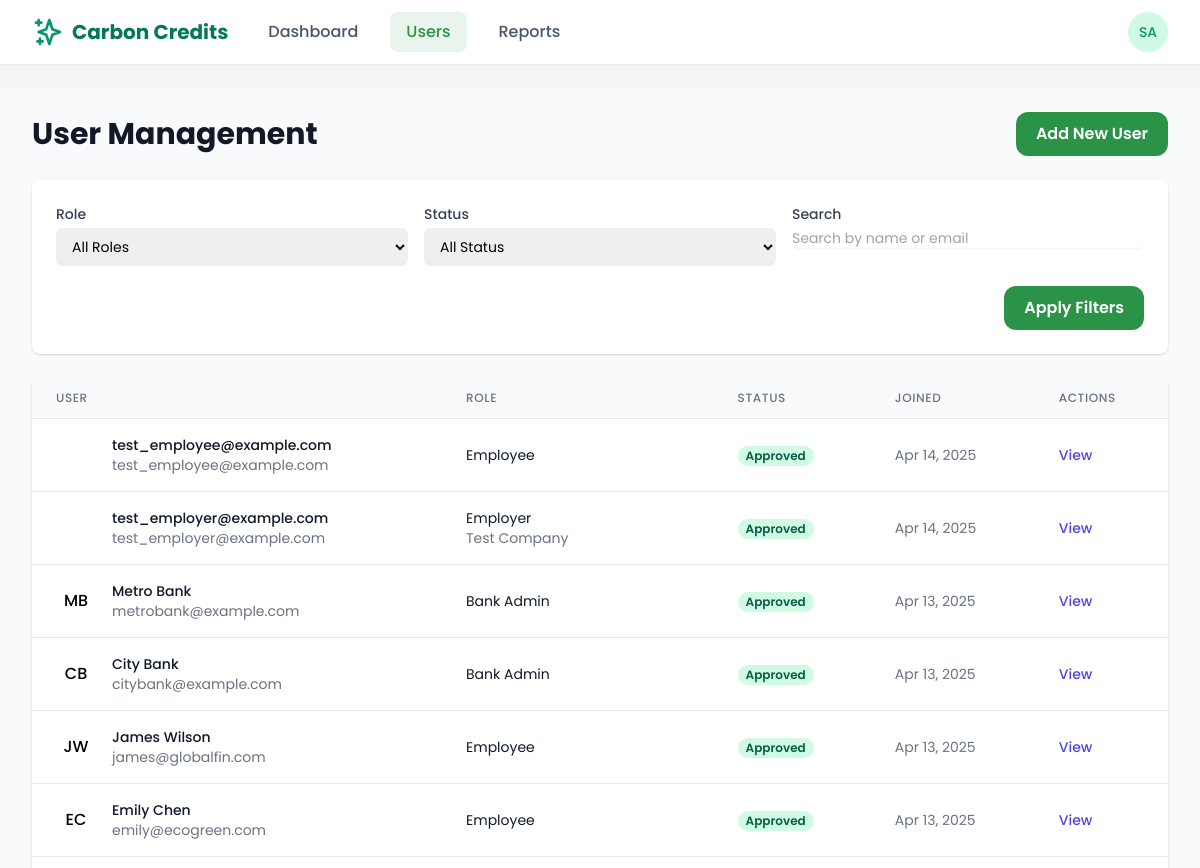
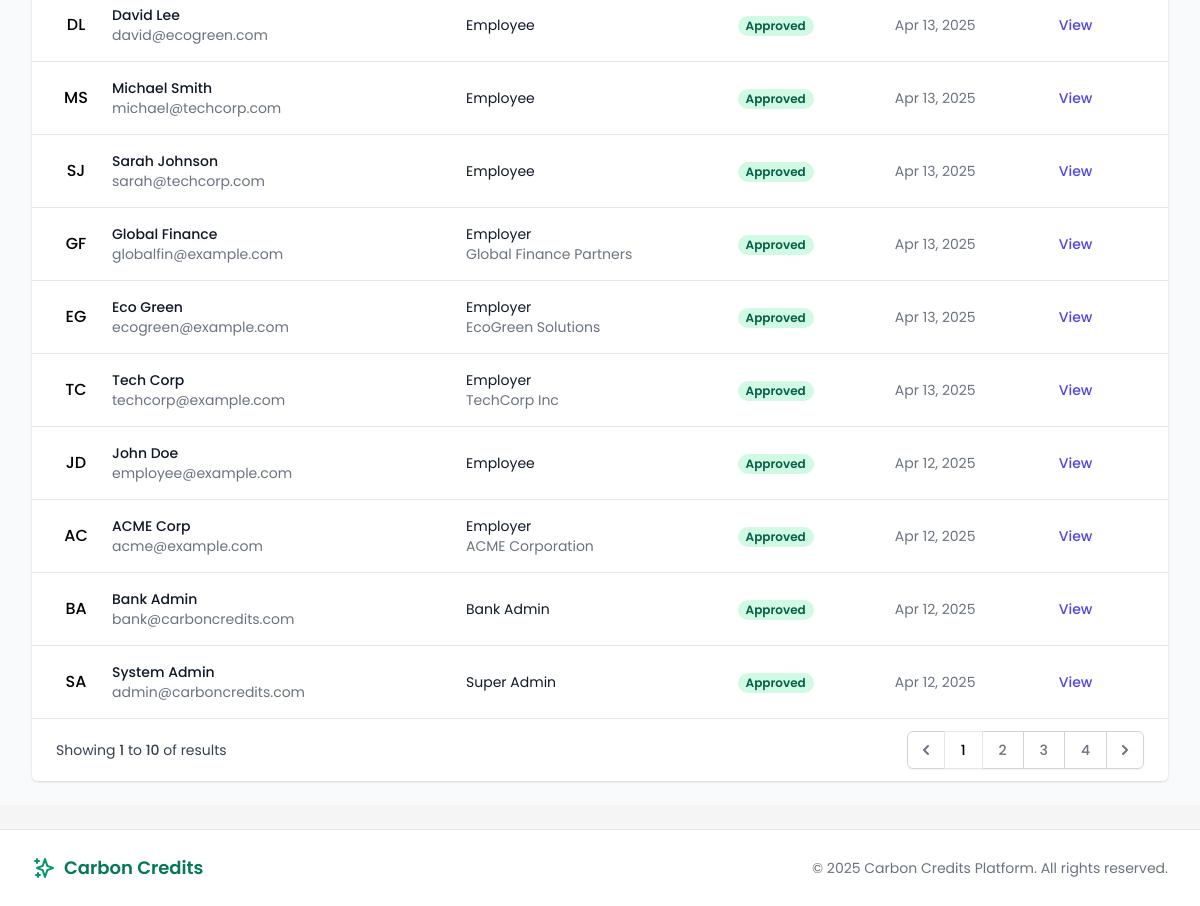
/systemadmin/users/ (signed in), run on the app's committed database (2 pictures, top to bottom).
### users/models.py (models this page shows, shortened)
class CustomUser(AbstractUser):
    is_employee = models.BooleanField(default=False)
    is_employer = models.BooleanField(default=False)
    is_bank_admin = models.BooleanField(default=False)
    is_super_admin = models.BooleanField(default=False)
    email = models.EmailField(_('email address'), unique=True)
    date_joined = models.DateTimeField(default=timezone.now)
    approved = models.BooleanField(default=False)
    USERNAME_FIELD = 'email'
    REQUIRED_FIELDS = ['username', 'first_name', 'last_name']
    class Meta:
        verbose_name = _('user')
        verbose_name_plural = _('users')

class EmployerProfile(models.Model):
    user = models.OneToOneField(
        CustomUser,
        on_delete=models.CASCADE,
        related_name='employer_profile'
    )
    company_name = models.CharField(max_length=100)
    registration_number = models.CharField(max_length=50, unique=True)
    industry = models.CharField(max_length=100)
    approved = models.BooleanField(default=False)
    created_at = models.DateTimeField(default=timezone.now)

### core/views/admin_views.py (the view, shortened to what this page needs)
# urls.py: path('users/', admin_views.users_list, name='admin_users'),
@login_required
@user_passes_test(is_super_admin)
def users_list(request):
    role_filter = request.GET.get('role', '')
    status_filter = request.GET.get('status', '')
    search_query = request.GET.get('search', '')
    sort_by = request.GET.get('sort', 'date_joined')
    sort_dir = request.GET.get('dir', 'desc')
    users_queryset = CustomUser.objects.all()
    if status_filter:
        if status_filter == 'approved':
            users_queryset = users_queryset.filter(approved=True)
        elif status_filter == 'pending':
            users_queryset = users_queryset.filter(approved=False)
    if sort_by == 'name':
        order_field = 'first_name' if sort_dir == 'asc' else '-first_name'
    elif sort_by == 'email':
        order_field = 'email' if sort_dir == 'asc' else '-email'
    elif sort_by == 'role':
        order_field = '-date_joined'
    else:  # default to date_joined
        order_field = 'date_joined' if sort_dir == 'asc' else '-date_joined'
    users_queryset = users_queryset.order_by(order_field)
    users_queryset = users_queryset.prefetch_related(
        'employer_profile',
        'employee_profile',
        'employee_profile__employer'
    )
    page_number = request.GET.get('page', 1)
    paginator = Paginator(users_queryset, 20)  # 20 users per page
    users = paginator.get_page(page_number)
    context = {
        'users': users,
        'role_filter': role_filter,
        'status_filter': status_filter,
        'search_query': search_query,
        'sort_by': sort_by,
        'sort_dir': sort_dir,
        'page_obj': users,
        'total_users': users_queryset.count(),
    }
    return render(request, 'admin/users.html', context)

### core/views/admin_views.py (called while the page is built)
def is_super_admin(user):
    return user.is_authenticated and user.is_super_admin

### templates/admin/users.html (shortened to what this page needs)
{% extends 'base.html' %}
{% load static %}
{% block content %}
<div class="bg-gray-50 min-h-screen">
  <div class="max-w-7xl mx-auto py-6 px-4 sm:px-6 lg:px-8">
    <div class="flex justify-between items-center mb-6">
      <h1 class="text-3xl font-bold text-gray-900">User Management</h1>
      <a href="#" class="btn btn-primary">Add New User</a>
    </div>
    <div class="bg-white shadow px-4 py-5 sm:rounded-lg sm:p-6 mb-6">
      <div class="grid grid-cols-1 gap-y-6 gap-x-4 sm:grid-cols-6">
        <div class="sm:col-span-2">
          <label for="role-filter" class="block text-sm font-medium text-gray-700">Role</label>
          <select id="role-filter" name="role" class="mt-1 block w-full pl-3 pr-10 py-2 text-base border-gray-300 focus:outline-none focus:ring-primary-500 focus:border-primary-500 sm:text-sm rounded-md">
            <option value="">All Roles</option>
          </select>
        </div>
        <div class="sm:col-span-2">
          <label for="status-filter" class="block text-sm font-medium text-gray-700">Status</label>
          <select id="status-filter" name="status" class="mt-1 block w-full pl-3 pr-10 py-2 text-base border-gray-300 focus:outline-none focus:ring-primary-500 focus:border-primary-500 sm:text-sm rounded-md">
            <option value="">All Status</option>
          </select>
        </div>
        <div class="sm:col-span-2">
          <label for="search" class="block text-sm font-medium text-gray-700">Search</label>
          <div class="mt-1 flex rounded-md shadow-sm">
            <input type="text" name="search" id="search" class="focus:ring-primary-500 focus:border-primary-500 flex-1 block w-full rounded-md sm:text-sm border-gray-300" placeholder="Search by name or email">
          </div>
        </div>
      </div>
      <div class="mt-5 flex justify-end">
        <button type="button" class="btn btn-primary" id="apply-filters">Apply Filters</button>
      </div>
    </div>
    <div class="bg-white shadow overflow-hidden sm:rounded-md">
      <table class="min-w-full divide-y divide-gray-200">
        <thead class="bg-gray-50">
          <tr>
            <th scope="col" class="px-6 py-3 text-left text-xs font-medium text-gray-500 uppercase tracking-wider">User</th>
            <th scope="col" class="px-6 py-3 text-left text-xs font-medium text-gray-500 uppercase tracking-wider">Role</th>
            <th scope="col" class="px-6 py-3 text-left text-xs font-medium text-gray-500 uppercase tracking-wider">Status</th>
            <th scope="col" class="px-6 py-3 text-left text-xs font-medium text-gray-500 uppercase tracking-wider">Joined</th>
            <th scope="col" class="px-6 py-3 text-left text-xs font-medium text-gray-500 uppercase tracking-wider">Actions</th>
          </tr>
        </thead>
        <tbody id="users-table-body" class="bg-white divide-y divide-gray-200">
          {% for user in users %}
          <tr id="user-{{ user.id }}">
            <td class="px-6 py-4 whitespace-nowrap">
              <div class="flex items-center">
                <div class="flex-shrink-0 h-10 w-10 bg-primary-100 rounded-full flex items-center justify-center text-primary-600 font-medium">
                  {{ user.first_name|slice:":1" }}{{ user.last_name|slice:":1" }}
                </div>
                <div class="ml-4">
                  <div class="text-sm font-medium text-gray-900">
                    {% if user.first_name or user.last_name %}
                      {{ user.first_name }} {{ user.last_name }}
                    {% else %}
                      {{ user.email }}
                    {% endif %}
                  </div>
                  <div class="text-sm text-gray-500">{{ user.email }}</div>
                </div>
              </div>
            </td>
            <td class="px-6 py-4 whitespace-nowrap">
              <div class="text-sm text-gray-900">
                {% if user.is_super_admin %}Super Admin
                {% elif user.is_bank_admin %}Bank Admin
                {% elif user.is_employer %}Employer
                {% elif user.is_employee %}Employee
                {% else %}Unknown{% endif %}
              </div>
              {% if user.is_employer and user.employer_profile %}
              <div class="text-sm text-gray-500">{{ user.employer_profile.company_name }}</div>
              {% endif %}
            </td>
            <td class="px-6 py-4 whitespace-nowrap">
              <span class="px-2 inline-flex text-xs leading-5 font-semibold rounded-full
                {% if user.approved %}bg-green-100 text-green-800{% else %}bg-yellow-100 text-yellow-800{% endif %}">
                {% if user.approved %}Approved{% else %}Pending{% endif %}
              </span>
            </td>
            <td class="px-6 py-4 whitespace-nowrap text-sm text-gray-500">
              {{ user.date_joined|date:"M d, Y" }}
            </td>
            <td class="px-6 py-4 whitespace-nowrap text-sm font-medium">
              <div class="flex space-x-2">
                <a href="#" class="text-indigo-600 hover:text-indigo-900">View</a>
              </div>
            </td>
          </tr>
          {% empty %}
          <tr>
            <td colspan="5" class="px-6 py-4 whitespace-nowrap text-sm text-gray-500 text-center">
              No users found.
            </td>
          </tr>
          {% endfor %}
        </tbody>
      </table>
      <div class="bg-white px-4 py-3 flex items-center justify-between border-t border-gray-200 sm:px-6">
        <div class="hidden sm:flex-1 sm:flex sm:items-center sm:justify-between">
          <div>
            <p class="text-sm text-gray-700">
              Showing <span class="font-medium">1</span> to <span class="font-medium">10</span> of  results
            </p>
          </div>
          <div>
            <nav class="relative z-0 inline-flex rounded-md shadow-sm -space-x-px" aria-label="Pagination">
              <a href="#" class="relative inline-flex items-center px-2 py-2 rounded-l-md border border-gray-300 bg-white text-sm font-medium text-gray-500 hover:bg-gray-50">
                <svg class="h-5 w-5" xmlns="http://www.w3.org/2000/svg" viewBox="0 0 20 20" fill="currentColor" aria-hidden="true">
                  <path fill-rule="evenodd" d="M12.707 5.293a1 1 0 010 1.414L9.414 10l3.293 3.293a1 1 0 01-1.414 1.414l-4-4a1 1 0 010-1.414l4-4a1 1 0 011.414 0z" clip-rule="evenodd" />
                </svg>
              </a>
              <a href="#" aria-current="page" class="z-10 bg-primary-50 border-primary-500 text-primary-600 relative inline-flex items-center px-4 py-2 border text-sm font-medium">
                1
              </a>
              <a href="#" class="bg-white border-gray-300 text-gray-500 hover:bg-gray-50 relative inline-flex items-center px-4 py-2 border text-sm font-medium">
                2
              </a>
              <a href="#" class="bg-white border-gray-300 text-gray-500 hover:bg-gray-50 relative inline-flex items-center px-4 py-2 border text-sm font-medium">
                3
              </a>
              <a href="#" class="bg-white border-gray-300 text-gray-500 hover:bg-gray-50 relative inline-flex items-center px-4 py-2 border text-sm font-medium">
                4
              </a>
              <a href="#" class="relative inline-flex items-center px-2 py-2 rounded-r-md border border-gray-300 bg-white text-sm font-medium text-gray-500 hover:bg-gray-50">
                <svg class="h-5 w-5" xmlns="http://www.w3.org/2000/svg" viewBox="0 0 20 20" fill="currentColor" aria-hidden="true">
                  <path fill-rule="evenodd" d="M7.293 14.707a1 1 0 010-1.414L10.586 10 7.293 6.707a1 1 0 011.414-1.414l4 4a1 1 0 010 1.414l-4 4a1 1 0 01-1.414 0z" clip-rule="evenodd" />
                </svg>
              </a>
            </nav>
          </div>
        </div>
      </div>
    </div>
  </div>
</div>
{% endblock %}

### templates/base.html (shortened to what this page needs)
{% load static %}
<!DOCTYPE html>
<html lang="en">
<head>
    <link href="https://cdn.jsdelivr.net/npm/tailwindcss@2.2.19/dist/tailwind.min.css" rel="stylesheet">
</head>
<body class="flex flex-col min-h-screen">
    <header class="bg-white shadow-sm sticky top-0 z-50">
        <nav class="max-w-7xl mx-auto px-4 sm:px-6 lg:px-8">
            <div class="flex justify-between h-16">
                <div class="flex">
                    <div class="flex-shrink-0 flex items-center">
                        <a href="{% url 'home' %}" class="flex items-center">
                            <svg xmlns="http://www.w3.org/2000/svg" class="h-8 w-8 text-green-600" fill="none" viewBox="0 0 24 24" stroke="currentColor">
                                <path stroke-linecap="round" stroke-linejoin="round" stroke-width="2" d="M5 3v4M3 5h4M6 17v4m-2-2h4m5-16l2.286 6.857L21 12l-5.714 2.143L13 21l-2.286-6.857L5 12l5.714-2.143L13 3z" />
                            </svg>
                            <span class="ml-2 text-xl font-bold text-green-700">Carbon Credits</span>
                        </a>
                    </div>
                    {% if user.is_authenticated %}
                    <div class="hidden sm:ml-6 sm:flex sm:space-x-4 items-center">
                        {% if user.is_super_admin %}
                        <a href="{% url 'admin_dashboard' %}" class="nav-link {% if request.resolver_match.url_name == 'admin_dashboard' %}active{% endif %}">Dashboard</a>
                        <a href="{% url 'admin_users' %}" class="nav-link {% if request.resolver_match.url_name == 'admin_users' %}active{% endif %}">Users</a>
                        <a href="{% url 'admin_reports' %}" class="nav-link {% if request.resolver_match.url_name == 'admin_reports' %}active{% endif %}">Reports</a>
                        {% endif %}
                    </div>
                    {% endif %}
                </div>
                <div class="flex items-center">
                    {% if user.is_authenticated %}
                    <div class="ml-3 relative">
                        <div>
                            <button type="button" class="bg-white rounded-full flex text-sm focus:outline-none focus:ring-2 focus:ring-offset-2 focus:ring-green-500" id="user-menu-button" aria-expanded="false" aria-haspopup="true">
                                <div class="h-10 w-10 rounded-full bg-green-100 flex items-center justify-center text-green-600 font-medium">
                                    {{ user.first_name|slice:":1" }}{{ user.last_name|slice:":1" }}
                                </div>
                            </button>
                        </div>
                    </div>
                    {% else %}
                    <a href="{% url 'login' %}" class="btn-secondary">Log in</a>
                    <a href="{% url 'register' %}" class="ml-3 btn-primary">Register</a>
                    {% endif %}
                </div>
            </div>
        </nav>
    </header>
    <main class="flex-grow py-6">
        {% block content %}{% endblock %}
    </main>
    <footer class="bg-white py-6 border-t border-gray-200 mt-auto">
        <div class="max-w-7xl mx-auto px-4 sm:px-6 lg:px-8">
            <div class="flex flex-col md:flex-row md:justify-between items-center">
                <div class="flex items-center mb-4 md:mb-0">
                    <svg xmlns="http://www.w3.org/2000/svg" class="h-6 w-6 text-green-600" fill="none" viewBox="0 0 24 24" stroke="currentColor">
                        <path stroke-linecap="round" stroke-linejoin="round" stroke-width="2" d="M5 3v4M3 5h4M6 17v4m-2-2h4m5-16l2.286 6.857L21 12l-5.714 2.143L13 21l-2.286-6.857L5 12l5.714-2.143L13 3z" />
                    </svg>
                    <span class="ml-2 text-lg font-semibold text-green-700">Carbon Credits</span>
                </div>
                <p class="text-center text-gray-500 text-sm">
                    &copy; {% now "Y" %} Carbon Credits Platform. All rights reserved.
                </p>
            </div>
        </div>
    </footer>
</body>
</html>

### templates/base.html (style rules this page uses)
:root { --primary: #2B9348; --secondary: #55A630; --neutral-dark: #1C1C1C; --light-bg: #F5F5F5; --accent: #F9DC5C; --secondary-accent: #70A9A1; --cta-blue: #1E88E5; }
body { font-family: 'Poppins', sans-serif; background-color: var(--light-bg); }
.btn-primary { background-color: var(--primary); color: white; border-radius: 12px; padding: 10px 20px; font-weight: 600; transition: all 0.3s ease; display: inline-flex; align-items: center; gap: 8px; }
.nav-link { color: #4A5568; font-weight: 500; transition: all 0.2s ease; padding: 0.5rem 1rem; border-radius: 8px; }
.nav-link:hover, .nav-link.active { color: var(--primary); background-color: rgba(43, 147, 72, 0.1); }

### data on the page
CustomUser: first_name "S", last_name "A", first_name "System", last_name "Admin", email "admin@carboncredits.com", is_super_admin "Super Admin", approved "Approved", date_joined "Apr 12, 2025"
CustomUser: email "test_employee@example.com", is_super_admin "Employee", approved "Approved", date_joined "Apr 14, 2025"
CustomUser: email "test_employer@example.com", is_super_admin "Employer", employer_profile.company_name "Test Company", approved "Approved", date_joined "Apr 14, 2025"
CustomUser: first_name "M", last_name "B", first_name "Metro", last_name "Bank", email "metrobank@example.com", is_super_admin "Bank Admin", approved "Approved", date_joined "Apr 13, 2025"
CustomUser: first_name "C", last_name "B", first_name "City", last_name "Bank", email "citybank@example.com", is_super_admin "Bank Admin", approved "Approved", date_joined "Apr 13, 2025"
CustomUser: first_name "J", last_name "W", first_name "James", last_name "Wilson", email "james@globalfin.com", is_super_admin "Employee", approved "Approved", date_joined "Apr 13, 2025"
CustomUser: first_name "E", last_name "C", first_name "Emily", last_name "Chen", email "emily@ecogreen.com", is_super_admin "Employee", approved "Approved", date_joined "Apr 13, 2025"
CustomUser: first_name "D", last_name "L", first_name "David", last_name "Lee", email "david@ecogreen.com", is_super_admin "Employee", approved "Approved", date_joined "Apr 13, 2025"
CustomUser: first_name "M", last_name "S", first_name "Michael", last_name "Smith", email "michael@techcorp.com", is_super_admin "Employee", approved "Approved", date_joined "Apr 13, 2025"
CustomUser: first_name "S", last_name "J", first_name "Sarah", last_name "Johnson", email "sarah@techcorp.com", is_super_admin "Employee", approved "Approved", date_joined "Apr 13, 2025"
CustomUser: first_name "G", last_name "F", first_name "Global", last_name "Finance", email "globalfin@example.com", is_super_admin "Employer", employer_profile.company_name "Global Finance Partners", approved "Approved", date_joined "Apr 13, 2025"
CustomUser: first_name "E", last_name "G", first_name "Eco", last_name "Green", email "ecogreen@example.com", is_super_admin "Employer", employer_profile.company_name "EcoGreen Solutions", approved "Approved", date_joined "Apr 13, 2025"
CustomUser: first_name "T", last_name "C", first_name "Tech", last_name "Corp", email "techcorp@example.com", is_super_admin "Employer", employer_profile.company_name "TechCorp Inc", approved "Approved", date_joined "Apr 13, 2025"
CustomUser: first_name "J", last_name "D", first_name "John", last_name "Doe", email "employee@example.com", is_super_admin "Employee", approved "Approved", date_joined "Apr 12, 2025"
CustomUser: first_name "A", last_name "C", first_name "ACME", last_name "Corp", email "acme@example.com", is_super_admin "Employer", employer_profile.company_name "ACME Corporation", approved "Approved", date_joined "Apr 12, 2025"
CustomUser: first_name "B", last_name "A", first_name "Bank", last_name "Admin", email "bank@carboncredits.com", is_super_admin "Bank Admin", approved "Approved", date_joined "Apr 12, 2025"
